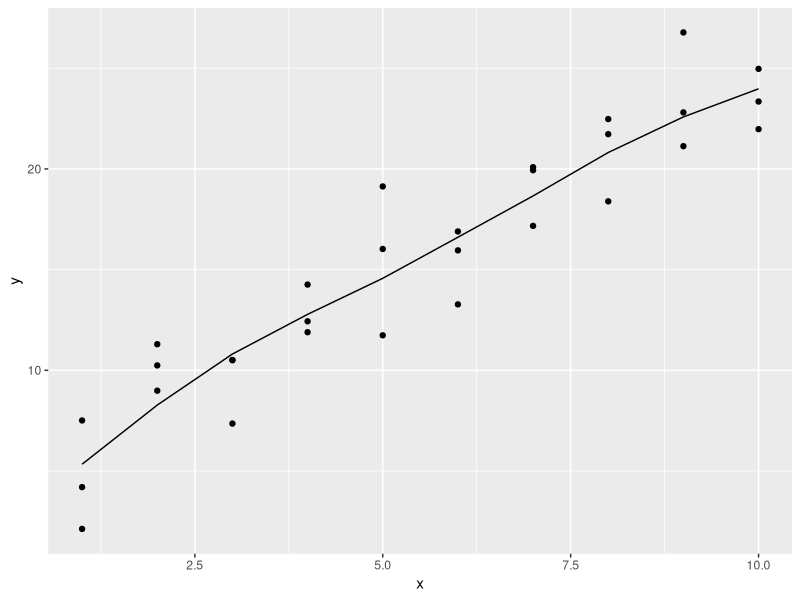
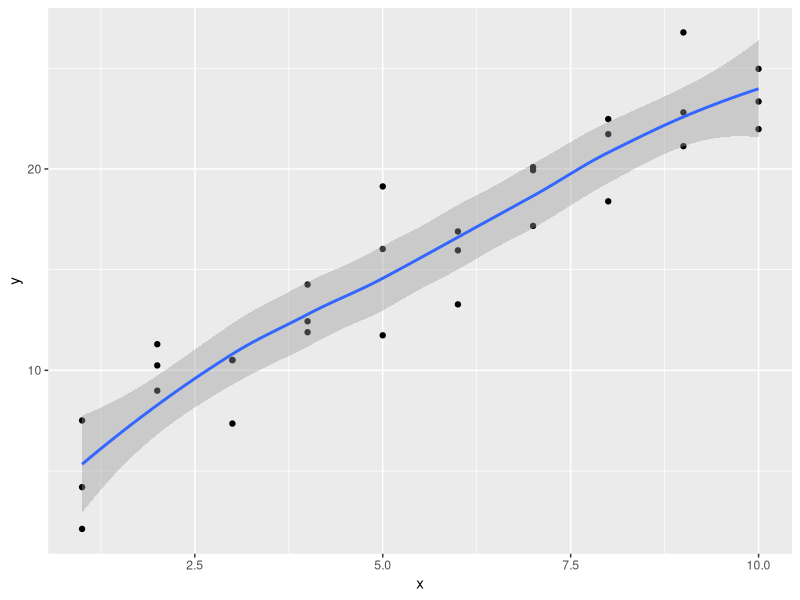
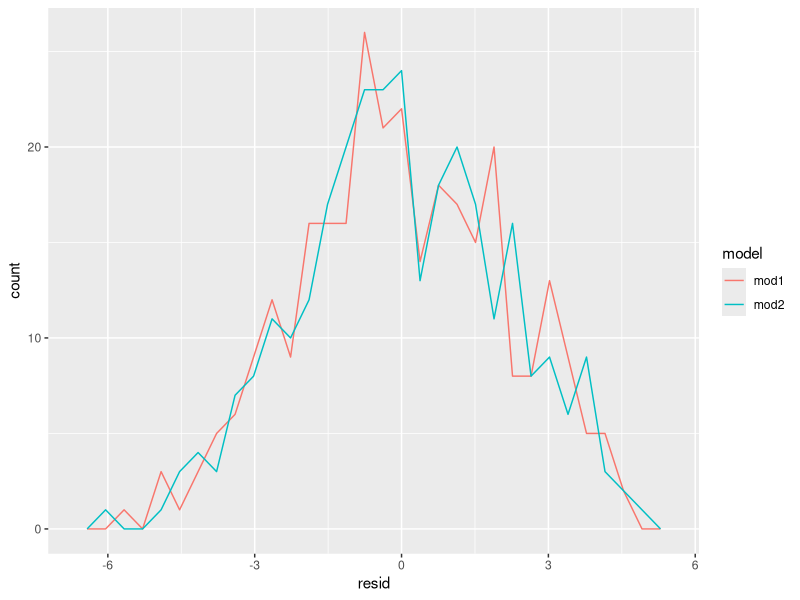

Recreate these plots in R, in order.
## ---- chunk 1
knitr::opts_chunk$set(echo = TRUE)
## ---- chunk 2
library(tidyverse)
library(modelr)
options(na.action = na.warn)
## ---- chunk 3
loess_model = loess(y ~ x, sim1)

loess_grid = sim1 %>%
  add_predictions(loess_model)

grid = sim1 %>%
  add_residuals(loess_model, var = "resid_loess") %>%
  add_predictions(loess_model, var = "pred_loess")

ggplot(data = grid, aes(x, y)) +
  geom_point() + 
  geom_line(data = grid, aes(x, pred_loess))

ggplot(data = grid, aes(x, y)) +
  geom_point() +
  geom_smooth()
## ---- chunk 4
mod2 = lm(y ~ x - 1, data = sim2)
mod2_no_intercept = lm(y ~ x, data = sim2)

mod2$coefficients
mod2_no_intercept$coefficients

grid2 = sim2 %>%
  data_grid(x) %>%
  gather_predictions(mod2, mod2_no_intercept)

grid2
## ---- chunk 5
mod1 = lm(y ~ x1 + x2, data = sim4)
mod2 = lm(y ~ x1 * x2, data = sim4)

grid3 = sim4 %>%
  gather_residuals(mod1, mod2)

ggplot(data = grid3, aes(x = resid, color = model)) +
  geom_freqpoly()
